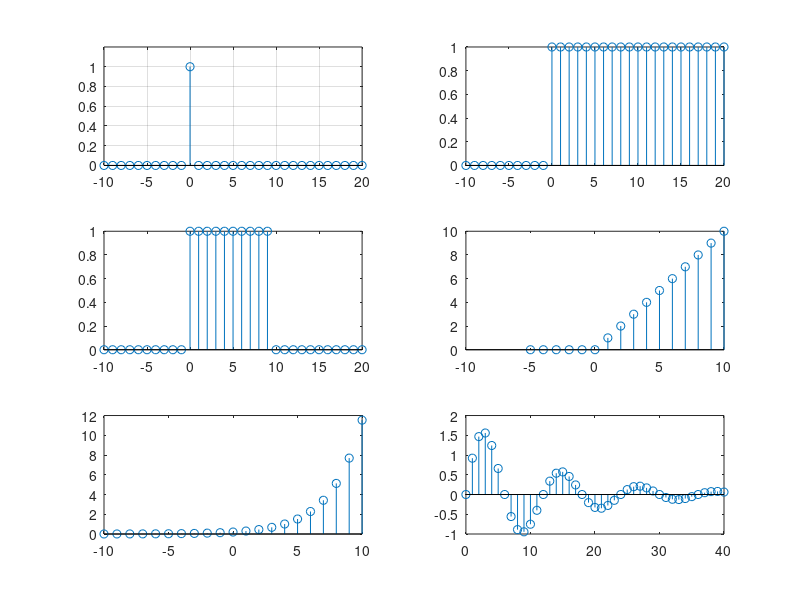

This figure's MATLAB source:
% Xung don vi
clf;
n = -10:20;
delta = [zeros(1,10) 1 zeros(1,20)];
subplot(321);
stem(n,delta);
grid on;
axis([-10 20 0 1.2]);

% Xung nhay don vi
n1 = [zeros(1,10) ones(1,21)];
subplot(322);
stem(n,n1);

% Xung chu nhat co do dai L
% L = input('nhap do dai L\n');
L = 10;
arr = [zeros(1,10) ones(1,L) zeros(1,20-L+1)];
subplot(323);
stem(n,arr);

% Day doc don vi
n = -5:10;
arr2 = [zeros(1,5) 0:10];
subplot(324);
stem(n,arr2);

% Day ham mu thuc x = 0.2.(1.5)^n
n = -10:10;
x = 0.2*(1.5).^n;
subplot(325);
stem(n,x);

% Day ham mu ao
n = 0:40;
mu = ((-1/12)+ 1i*pi/6);
y = 2*exp(mu*n);
subplot(326);
% stem(n,real(y));% phan thuc
stem(n,imag(y)); % phan ao
